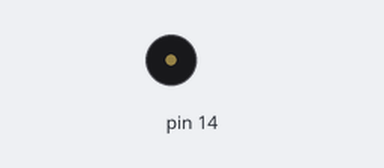
Bench run of a sketch on a simulated Arduino Uno, built with avr-gcc and run on an emulated ATmega328P. Parts: buzzer (waves = sounding).

Above: at 1.0 s.
Timing chart, 0 to 4.6 s (numbered marks = the images above):
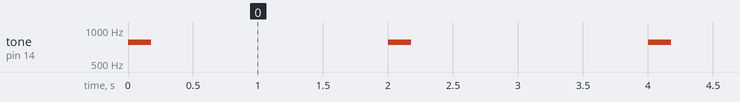

Measured:
- by itself, tone on pin 14: alternates 780 Hz for 0.18 s and silent for 1.8 s

The sketch:

Test_Buzzer.ino
```cpp
//ESP8266 Buzzer Speaker Beep
//BLACK To Ground
//RED To D5

void setup()
{

}

void loop()
{
    tone(14, 780, 180);
    delay(1000);
    delay(1000);
}
```
